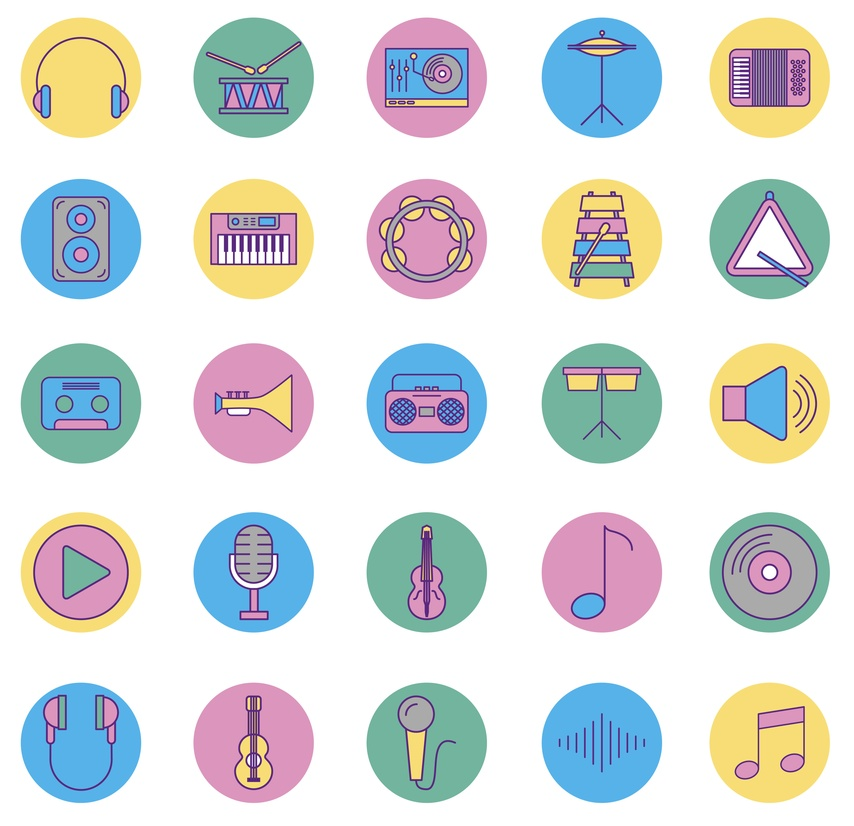
#> input picture media/59866.jpg, 854 x 826 px, shrunk from 5161 x 4995 before the run
$ python divide_image.py
#> lines starting #> are read from the running program, lines starting #| are printed output that depends on the picture
from PIL import Image
from itertools import product
import os
img = Image.open("59866.jpg")
#> img is the input picture: PIL image 854x826 RGB; mean R, G, B 216.9, 220.6, 221.4

w, h = img.size
#> w = 854; h = 826

name = "image"
dir_out = "images"
d = int(w/5)
#> d = 170
grid = product(range(0, h - h % d, d), range(0, w - w % d, d))
for i, j in grid:
    box = (j, i, j + d, i + d)
    out = os.path.join(dir_out, f'{name}_{i}_{j}.png')
    img.crop(box).save(out)
#> this loop made 20 passes
#> pass 1, `img.crop(box).save(out)`:
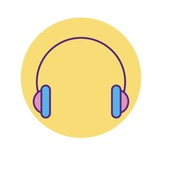
#> saved as image_0_0.png: PIL image 170x170 RGB; mean R, G, B 246, 236.4, 203
#> pass 2, `img.crop(box).save(out)`:
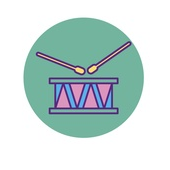
#> saved as image_0_170.png: PIL image 170x170 RGB; mean R, G, B 200.9, 218.3, 216.6
